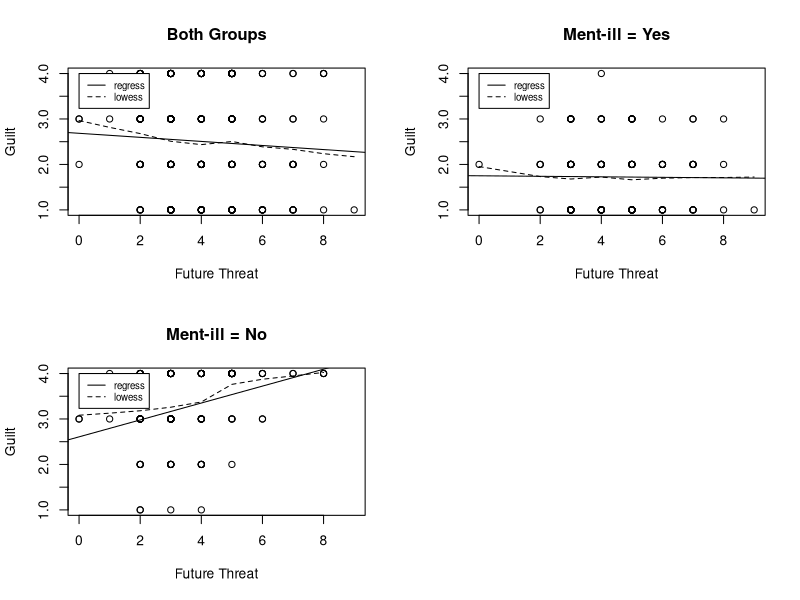
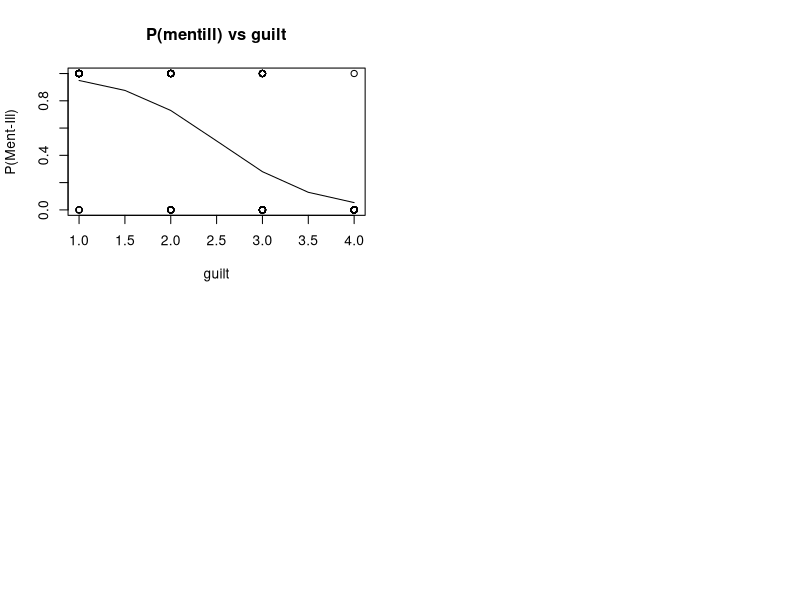

Here is the R script that generated these plots, in order:
#HW-3, #L
sink("rhw3sols.r")

d0 = read.csv('mentillness.csv')
d0.y = d0[d0$mentill==1,]
d0.n = d0[d0$mentill==0,]

x1 = min(d0$futhrt); x2 = max(d0$futhrt)		#allows plots for different groups on same axes
y1 = min(d0$guiltcat); y2 = max(d0$guiltcat)

pdf('guiltillnessplots1.pdf')
par(mfrow=c(2,2))

rs0 = lm(guiltcat ~ futhrt, d0)
print(summary(rs0))
g0 = plot(d0$futhrt, d0$guiltcat, type='p', xlim=c(x1,x2), ylim=c(y1,y2), xlab='Future Threat', ylab='Guilt', main='Both Groups', pch=1)
abline(rs0, lty=1)
lines(lowess(d0$futhrt, d0$guiltcat), lty = 2)
legend(x1,y2, c('regress', 'lowess'), lty = 1:2, cex=.7)	#put legend at x=x1, y=y2

rs0y = lm(guiltcat ~ futhrt, d0.y)
print(summary(rs0y))
g0 = plot(d0.y$futhrt, d0.y$guiltcat, type='p', xlim=c(x1,x2), ylim=c(y1,y2), xlab='Future Threat', ylab='Guilt', main='Ment-ill = Yes', pch=1)
abline(rs0y, lty=1)
lines(lowess(d0.y$futhrt, d0.y$guiltcat), lty = 2)
legend(x1,y2, c('regress', 'lowess'), lty = 1:2, cex=.7)	#put legend at x=x1, y=y2

rs0n = lm(guiltcat ~ futhrt, d0.n)
print(summary(rs0n))
g0 = plot(d0.n$futhrt, d0.n$guiltcat, type='p', xlim=c(x1,x2), ylim=c(y1,y2), xlab='Future Threat', ylab='Guilt', main='Ment-ill = No', pch=1)
abline(rs0n, lty=1)
lines(lowess(d0.n$futhrt, d0.n$guiltcat), lty = 2)
legend(x1,y2, c('regress', 'lowess'), lty = 1:2, cex=.7)	#put legend at x=x1, y=y2
graphics.off()

rs1 = lm(futhrt ~ mentill, data=d0, na.action=na.omit)
print(summary(rs1))

#To test 'homogeneity of variance', use var.test(), with 2 samples, or bartlett.test()
rs1a = bartlett.test(futhrt ~ mentill, d0, na.action=na.omit)
print(rs1a)			
cat('\n')

rs2 = lm(guiltcat ~ mentill, d0, na.action=na.omit)
print(summary(rs2))
rs3 = lm(guiltcat ~ mentill + futhrt, d0, na.action=na.omit)
print(summary(rs3))
rs4 = lm(guiltcat ~ mentill * futhrt, d0, na.action=na.omit)
print(summary(rs4))
rs5 = lm(guiltcat ~ mentill * poly(futhrt, 2), d0, na.action=na.omit)
print(summary(rs5))
rs24 = anova(rs2,rs3,rs4, rs5)
print(rs24)

#Maybe guiltcat causes mentill, rather than the other way around!

rs5 = glm(mentill ~ guiltcat, d0, family = binomial, na.action = na.omit)
print(summary(rs5))

#Example of logistic regression: Does guilt influence 'mentill'?
pdf("hw3logistic.pdf")
par(mfrow=c(2,2))
xr = seq(1, 4, .5)		#possible values of Guilt
yc = predict(rs5, data.frame(guiltcat = xr), type = 'response')	#predicted P(mentill) for given levels of guiltcat
plot(d0$guiltcat, d0$mentill, type = 'p', main = 'P(mentill) vs guilt', xlab='guilt',ylab='P(Ment-Ill)')
lines(xr, yc)			#plots predicted curve
graphics.off()

sink(file=NULL, append=FALSE)